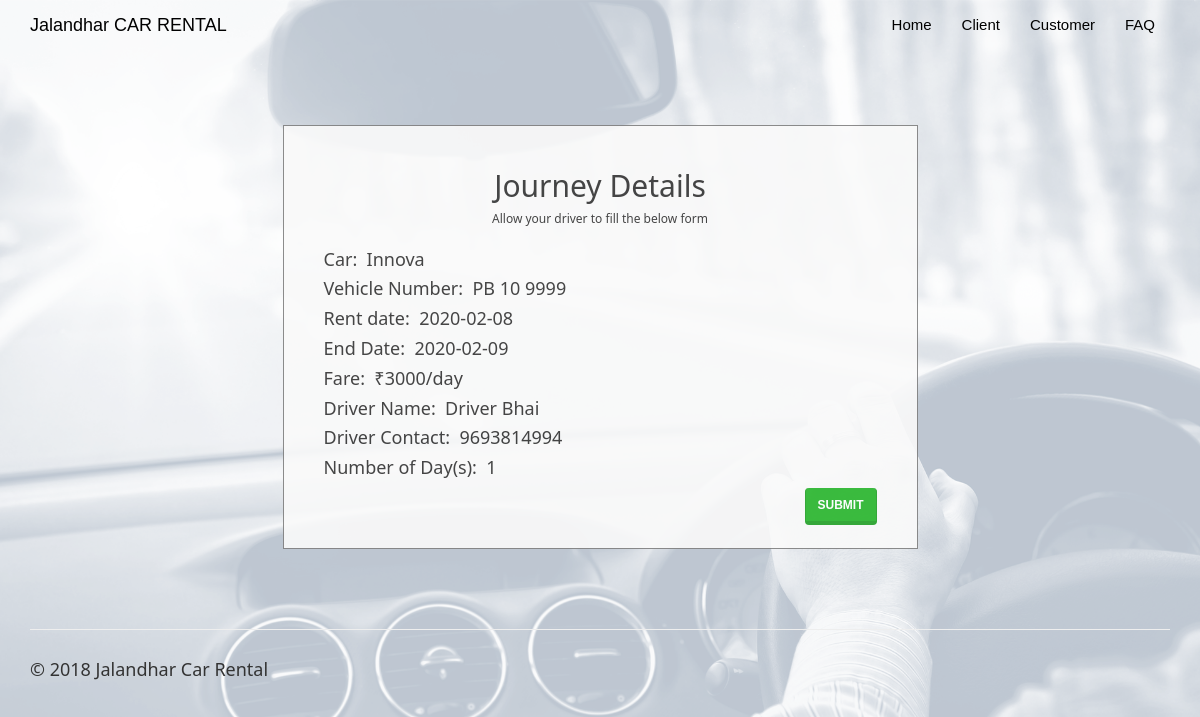
/returncar.php?id=574681259, run on the app's committed database.
### tables this page shows
CREATE TABLE `rentedcars` (
  `id` int(100) NOT NULL,
  `customer_username` varchar(50) NOT NULL,
  `car_id` int(20) NOT NULL,
  `driver_id` int(20) NOT NULL,
  `booking_date` date NOT NULL,
  `rent_start_date` date NOT NULL,
  `rent_end_date` date NOT NULL,
  `car_return_date` date DEFAULT NULL,
  `fare` double NOT NULL,
  `charge_type` varchar(25) NOT NULL DEFAULT 'days',
  `distance` double DEFAULT NULL,
  `no_of_days` int(50) DEFAULT NULL,
  `total_amount` double DEFAULT NULL,
  `return_status` varchar(10) NOT NULL
);

CREATE TABLE `cars` (
  `car_id` int(20) NOT NULL,
  `car_name` varchar(50) NOT NULL,
  `car_nameplate` varchar(50) NOT NULL,
  `car_img` varchar(50) DEFAULT 'NA',
  `ac_price` float NOT NULL,
  `non_ac_price` float NOT NULL,
  `ac_price_per_day` float NOT NULL,
  `non_ac_price_per_day` float NOT NULL,
  `car_availability` varchar(10) NOT NULL
);

CREATE TABLE `driver` (
  `driver_id` int(20) NOT NULL,
  `driver_name` varchar(50) NOT NULL,
  `dl_number` varchar(50) NOT NULL,
  `driver_phone` varchar(15) NOT NULL,
  `driver_address` varchar(50) NOT NULL,
  `driver_gender` varchar(10) NOT NULL,
  `client_username` varchar(50) NOT NULL,
  `driver_availability` varchar(10) NOT NULL
);

### returncar.php (the view, shortened to what this page needs)
<!DOCTYPE html>
<html>
<?php
$conn = Connect();
?>
<head>
<link rel="stylesheet" href="assets/bootstrap/css/bootstrap.min.css">
<link rel="stylesheet" href="assets/fonts/font-awesome.min.css">
    <link rel="stylesheet" href="assets/w3css/w3.css">
<link rel="stylesheet" type="text/css" href="assets/css/customerlogin.css">
<link rel="stylesheet" type="text/css" media="screen" href="assets/css/clientpage.css" />
</head>
<body id="page-top" data-spy="scroll" data-target=".navbar-fixed-top">
    <nav class="navbar navbar-custom navbar-fixed-top" role="navigation" style="color: black">
        <div class="container">
            <div class="navbar-header">
                <a class="navbar-brand page-scroll" href="index.php">
                   Jalandhar CAR RENTAL </a>
            </div>
            <?php
                if(isset($_SESSION['login_client'])){
            ?>
            <div class="collapse navbar-collapse navbar-right navbar-main-collapse">
                <ul class="nav navbar-nav">
                    <li>
                        <a href="index.php">Home</a>
                    </li>
                    <li>
                        <a href="#"><span class="glyphicon glyphicon-user"></span> Welcome <?php echo $_SESSION['login_client']; ?></a>
                    </li>
                    <li>
                    <ul class="nav navbar-nav navbar-right">
            <li><a href="#" class="dropdown-toggle active" data-toggle="dropdown" role="button" aria-haspopup="true" aria-expanded="false"><span class="glyphicon glyphicon-user"></span> Control Panel <span class="caret"></span> </a>
                <ul class="dropdown-menu">
              <li> <a href="entercar.php">Add Car</a></li>
              <li> <a href="enterdriver.php"> Add Driver</a></li>
              <li> <a href="clientview.php">View</a></li>
            </ul>
            </li>
          </ul>
                    </li>
                    <li>
                        <a href="logout.php"><span class="glyphicon glyphicon-log-out"></span> Logout</a>
                    </li>
                </ul>
            </div>
            <?php
            }
                else {
            ?>
            <div class="collapse navbar-collapse navbar-right navbar-main-collapse">
                <ul class="nav navbar-nav">
                    <li>
                        <a href="index.php">Home</a>
                    </li>
                    <li>
                        <a href="clientlogin.php">Client</a>
                    </li>
                    <li>
                        <a href="customerlogin.php">Customer</a>
                    </li>
                    <li>
                        <a href="#"> FAQ </a>
                    </li>
                </ul>
            </div>
                <?php   }
                ?>
        </div>
    </nav>
<?php
function dateDiff($start, $end) {
    $start_ts = strtotime($start);
    $end_ts = strtotime($end);
    $diff = $end_ts - $start_ts;
    return round($diff / 86400);
}
 $id = $_GET["id"];
 $sql1 = "SELECT c.car_name, c.car_nameplate, rc.rent_start_date, rc.rent_end_date, rc.fare, rc.charge_type, d.driver_name, d.driver_phone
 FROM rentedcars rc, cars c, driver d
 WHERE id = '$id' AND c.car_id=rc.car_id AND d.driver_id = rc.driver_id";
 $result1 = $conn->query($sql1);
 if (mysqli_num_rows($result1) > 0) {
    while($row = mysqli_fetch_assoc($result1)) {
        $car_name = $row["car_name"];
        $car_nameplate = $row["car_nameplate"];
        $driver_name = $row["driver_name"];
        $driver_phone = $row["driver_phone"];
        $rent_start_date = $row["rent_start_date"];
        $rent_end_date = $row["rent_end_date"];
        $fare = $row["fare"];
        $charge_type = $row["charge_type"];
        $no_of_days = dateDiff("$rent_start_date", "$rent_end_date");
    }
}
?>
    <div class="container" style="margin-top: 65px;" >
    <div class="col-md-7" style="float: none; margin: 0 auto;">
      <div class="form-area">
        <form role="form" action="printbill.php?id=<?php echo $id ?>" method="POST">
        <br style="clear: both">
          <h3 style="margin-bottom: 5px; text-align: center; font-size: 30px;"> Journey Details </h3>
          <h6 style="margin-bottom: 25px; text-align: center; font-size: 12px;"> Allow your driver to fill the below form </h6>
           <h5> Car:&nbsp;  <?php echo($car_name);?></h5>
           <h5> Vehicle Number:&nbsp;  <?php echo($car_nameplate);?></h5>
           <h5> Rent date:&nbsp;  <?php echo($rent_start_date);?></h5>
           <h5> End Date:&nbsp;  <?php echo($rent_end_date);?></h5>
           <h5> Fare:&nbsp;  ₹<?php
            if($charge_type == "days"){
                    echo ($fare . "/day");
                } else {
                    echo ($fare . "/km");
                }
            ?>
            </h5>
           <h5> Driver Name:&nbsp;  <?php echo($driver_name);?></h5>
           <h5> Driver Contact:&nbsp;  <?php echo($driver_phone);?></h5>
          <?php if($charge_type == "km") { ?>
          <div class="form-group">
            <input type="text" class="form-control" id="distance_or_days" name="distance_or_days" placeholder="Enter the distance travelled (in km)" required="" autofocus>
          </div>
          <?php }  else { ?>
            <h5> Number of Day(s):&nbsp;  <?php echo($no_of_days);?></h5>
          <?php } ?>
           <input type="submit" name="submit" value="submit" class="btn btn-success pull-right">
        </form>
      </div>
    </div>
    </div>
</body>
<footer class="site-footer">
        <div class="container">
            <hr>
            <div class="row">
                <div class="col-sm-6">
                    <h5>© 2018 Jalandhar Car Rental</h5>
                </div>
            </div>
        </div>
    </footer>
</html>

### assets/w3css/w3.css (style rules this page uses)
*,*:before,*:after { box-sizing:inherit }
html { -ms-text-size-adjust:100%;-webkit-text-size-adjust:100% }
body { margin:0 }
article,aside,details,figcaption,figure,footer,header,main,menu,nav,section,summary { display:block }
a { background-color:transparent;-webkit-text-decoration-skip:objects }
hr { box-sizing:content-box;height:0;overflow:visible }
button,input,select,textarea { font:inherit;margin:0 }
button,input { overflow:visible }
button,html [type=button],[type=reset],[type=submit] { -webkit-appearance:button }
html,body { font-family:Verdana,sans-serif;font-size:15px;line-height:1.5 }
html { overflow-x:hidden }
h3 { font-size:24px }
h5 { font-size:18px }
h6 { font-size:16px }
h1,h2,h3,h4,h5,h6 { font-family:"Segoe UI",Arial,sans-serif;font-weight:400;margin:10px 0 }
hr { border:0;border-top:1px solid #eee;margin:20px 0 }
a { color:inherit }

### assets/css/customerlogin.css (style rules this page uses)
body, html { height: 100%; }
body { padding-top: 50px; background: url("../../assets/img/forcustomer.png"); background-size: 100%; }
footer { display: block; }

### assets/css/clientpage.css (style rules this page uses)
.form-area { background-color: #FAFAFA; padding: 10px 40px 60px; margin: 10px 0px 60px; border: 1px solid GREY; opacity: 0.9; }

### data on the page
rentedcars: car.car_name "Innova", car.car_nameplate "PB 10 9999", rent_start_date "2020-02-08", rent_end_date "2020-02-09", fare "3000", driver.driver_name "Driver Bhai", driver.driver_phone "9693814994", no_of_days "1"
